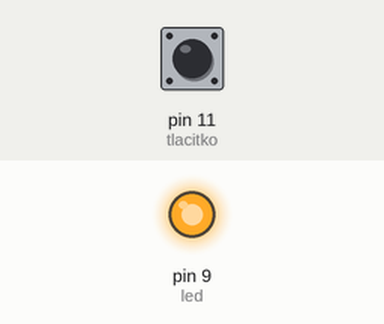
A sketch run on a simulated Arduino Uno, built with avr-gcc and run on an emulated ATmega328P. On the bench: output pins drawn as LEDs (lit = HIGH). Dashed ring = blinking. The test bench sets the inputs (shaded band); at power-on: pin 11 (tlacitko) HIGH. What the sketch prints to the serial monitor is not drawn.

Above: at 1.2 s.
1.3 s: pin 11 (tlacitko) driven LOW
At 1.7 s:
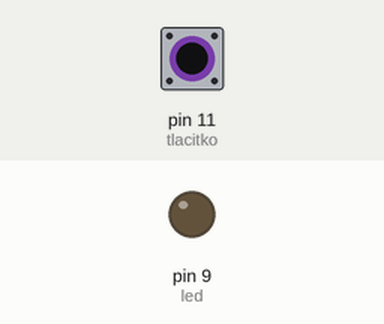
2.8 s: pin 11 (tlacitko) driven HIGH
At 4.0 s:
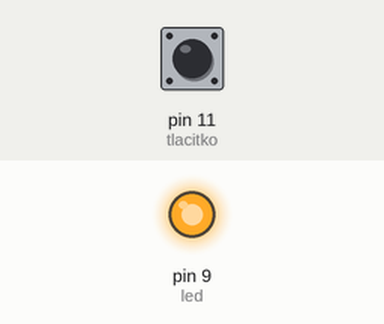
4.3 s: pin 11 (tlacitko) pulsed LOW 2 times (0.12 s each, 0.3 s apart)
At 4.51 s:
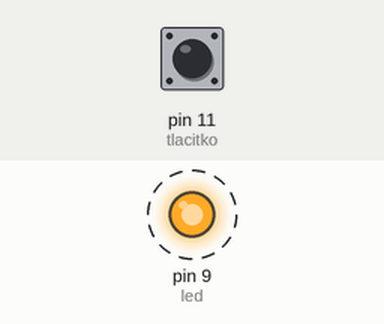
6.4 s: pin 11 (tlacitko) pulsed LOW 5 times (0.12 s each, 0.3 s apart)
At 8.5 s:
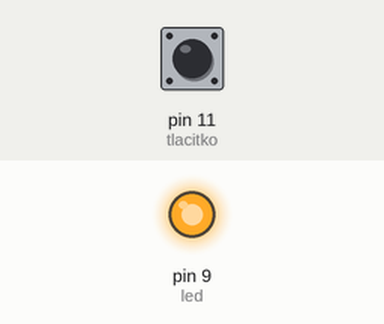
Timing chart, 0 to 10.0 s (numbered marks = the images above; inputs shaded):
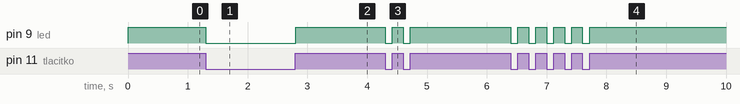

Measured:
- after the input at 1.3 s, pin 9 (led): HIGH → LOW at once
- after the input at 2.8 s, pin 9 (led): LOW → HIGH at once
- after the input at 4.3 s, pin 9 (led): alternates HIGH for 0.18 s and LOW for 0.12 s, 4 changes in all, then stays HIGH, starting at once
- after the input at 6.4 s, pin 9 (led): alternates HIGH for 0.18 s and LOW for 0.12 s, 10 changes in all, then stays HIGH, starting at once

The sketch:

tlacitko.ino
```cpp
int led = 9;                 // nastaví
int cekani = 1000;           //delay = 1000ms
int tlacitko = 11;
int cteni = 0;
int cteniOld = 1;


void setup()
{
 pinMode(led,OUTPUT);
 pinMode(tlacitko,INPUT);  // put your setup code here, to run once:
 Serial.begin(9600);
 Serial.print("pripojeno");
}

void loop()
{
 cteni = digitalRead(tlacitko);
 if (cteni!=cteniOld) {
  Serial.print("Button pressed");

  }

  if (cteni == HIGH) {
    digitalWrite(led,HIGH);
  }

 else {
  digitalWrite(led,LOW);
  }
}
```
